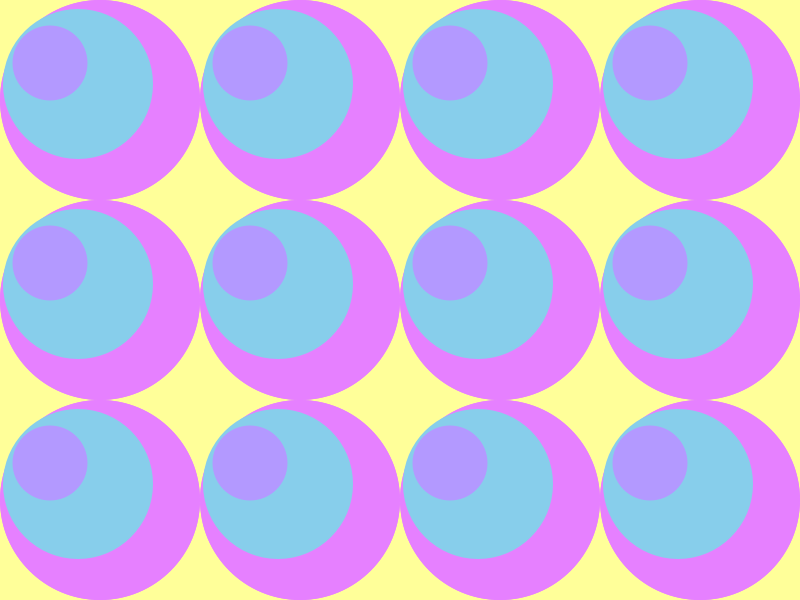
Frame 1 (no input)
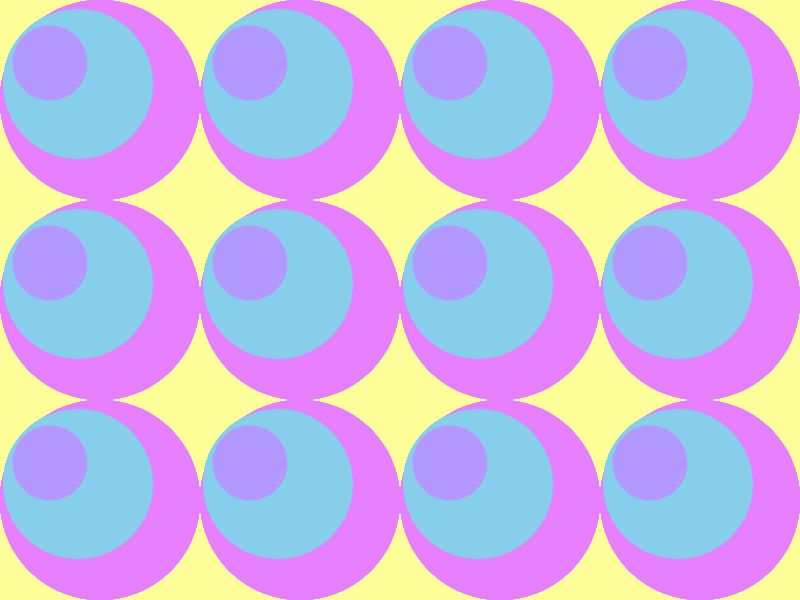
Frame 60 (the mouse pressed at the canvas centre just before this capture)
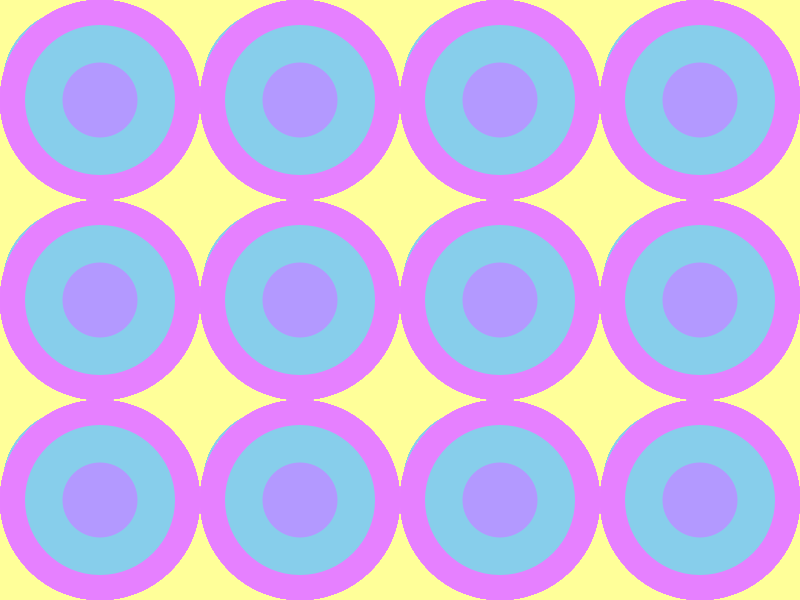
Frame 120 (the mouse held since frame 60 and released just before this capture)

The Processing sketch that drew these frames (run headless with seeded random() and noise(); from frame 60 on, the mouse is pressed at the canvas centre):

// Processing sketch: eyes_exe
// ── eyes_exe.pde
int x,y;
void setup()
{
  size(800,600);
  background(255,255,153);
  noStroke();
  for(int i=100;i<800;i+=200)
  {
    for( int j=100;j<600;j+=200)
    {
       fill(230,128,255);
       ellipse(i, j, 200, 200);
       fill(135,206,235);
       ellipse(i,j,150,150);
       fill(179,153,255);
       ellipse(i, j, 75, 75);
    }
  }
}

void draw()
{
  for(int i=100;i<800;i+=200)
  {
    for( int j=100;j<600;j+=200)
    {
       fill(230,128,255);
       ellipse(i, j, 200, 200);
       fill(135,206,235);
       ellipse(i+((mouseX-400)/18),j+((mouseY-300)/18),150,150);
       fill(179,153,255);
       ellipse(i+((mouseX-400)/8), j+((mouseY-300)/8), 75, 75);
    }
  }
}
